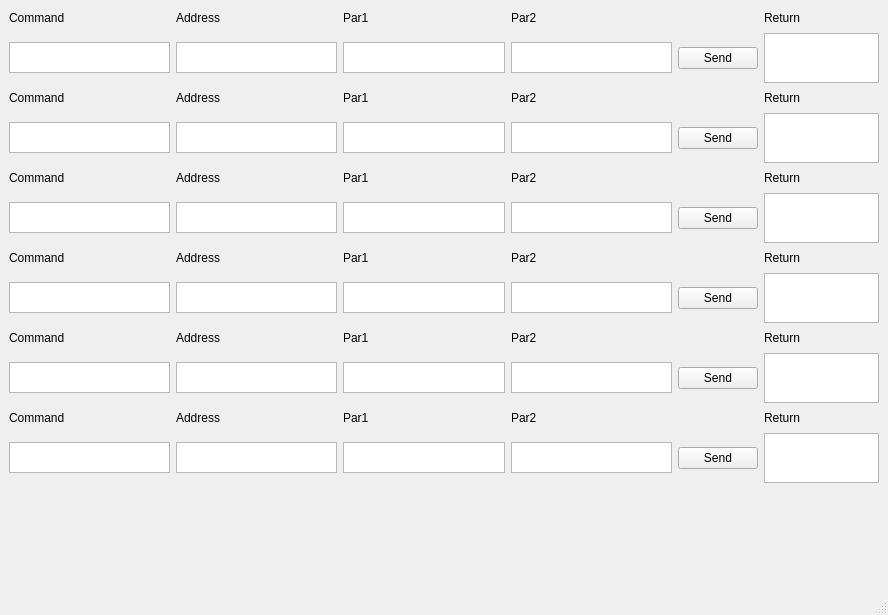
<?xml version="1.0" encoding="UTF-8"?>
<ui version="4.0">
 <class>MainWindow</class>
 <widget class="QMainWindow" name="MainWindow">
  <property name="geometry">
   <rect>
    <x>0</x>
    <y>0</y>
    <width>888</width>
    <height>615</height>
   </rect>
  </property>
  <property name="windowTitle">
   <string>EGSE TC</string>
  </property>
  <widget class="QWidget" name="centralwidget">
   <layout class="QVBoxLayout" name="verticalLayout">
    <item>
     <layout class="QGridLayout" name="gridLayout_2">
      <item row="1" column="2">
       <widget class="QTextEdit" name="textEdit_16">
        <property name="minimumSize">
         <size>
          <width>162</width>
          <height>31</height>
         </size>
        </property>
        <property name="maximumSize">
         <size>
          <width>16777215</width>
          <height>31</height>
         </size>
        </property>
        <property name="verticalScrollBarPolicy">
         <enum>Qt::ScrollBarAlwaysOff</enum>
        </property>
       </widget>
      </item>
      <item row="0" column="0">
       <widget class="QLabel" name="label_7">
        <property name="minimumSize">
         <size>
          <width>0</width>
          <height>18</height>
         </size>
        </property>
        <property name="maximumSize">
         <size>
          <width>16777215</width>
          <height>18</height>
         </size>
        </property>
        <property name="text">
         <string>Command</string>
        </property>
       </widget>
      </item>
      <item row="0" column="1">
       <widget class="QLabel" name="label_10">
        <property name="minimumSize">
         <size>
          <width>0</width>
          <height>18</height>
         </size>
        </property>
        <property name="maximumSize">
         <size>
          <width>16777215</width>
          <height>18</height>
         </size>
        </property>
        <property name="text">
         <string>Address</string>
        </property>
       </widget>
      </item>
      <item row="1" column="3">
       <widget class="QTextEdit" name="textEdit_17">
        <property name="minimumSize">
         <size>
          <width>161</width>
          <height>31</height>
         </size>
        </property>
        <property name="maximumSize">
         <size>
          <width>16777215</width>
          <height>31</height>
         </size>
        </property>
        <property name="verticalScrollBarPolicy">
         <enum>Qt::ScrollBarAlwaysOff</enum>
        </property>
       </widget>
      </item>
      <item row="1" column="4">
       <widget class="QPushButton" name="pushButton_4">
        <property name="text">
         <string>Send</string>
        </property>
       </widget>
      </item>
      <item row="1" column="1">
       <widget class="QTextEdit" name="textEdit_18">
        <property name="minimumSize">
         <size>
          <width>161</width>
          <height>31</height>
         </size>
        </property>
        <property name="maximumSize">
         <size>
          <width>16777215</width>
          <height>31</height>
         </size>
        </property>
        <property name="verticalScrollBarPolicy">
         <enum>Qt::ScrollBarAlwaysOff</enum>
        </property>
       </widget>
      </item>
      <item row="1" column="0">
       <widget class="QTextEdit" name="textEdit_19">
        <property name="minimumSize">
         <size>
          <width>161</width>
          <height>31</height>
         </size>
        </property>
        <property name="maximumSize">
         <size>
          <width>16777215</width>
          <height>31</height>
         </size>
        </property>
        <property name="verticalScrollBarPolicy">
         <enum>Qt::ScrollBarAlwaysOff</enum>
        </property>
       </widget>
      </item>
      <item row="0" column="3">
       <widget class="QLabel" name="label_11">
        <property name="minimumSize">
         <size>
          <width>0</width>
          <height>18</height>
         </size>
        </property>
        <property name="maximumSize">
         <size>
          <width>16777215</width>
          <height>18</height>
         </size>
        </property>
        <property name="text">
         <string>Par2</string>
        </property>
       </widget>
      </item>
      <item row="1" column="5">
       <widget class="QTextBrowser" name="textBrowser_7">
        <property name="minimumSize">
         <size>
          <width>115</width>
          <height>0</height>
         </size>
        </property>
        <property name="maximumSize">
         <size>
          <width>210</width>
          <height>50</height>
         </size>
        </property>
       </widget>
      </item>
      <item row="0" column="2">
       <widget class="QLabel" name="label_12">
        <property name="minimumSize">
         <size>
          <width>0</width>
          <height>18</height>
         </size>
        </property>
        <property name="maximumSize">
         <size>
          <width>16777215</width>
          <height>18</height>
         </size>
        </property>
        <property name="text">
         <string>Par1</string>
        </property>
       </widget>
      </item>
      <item row="0" column="5">
       <widget class="QLabel" name="label_44">
        <property name="minimumSize">
         <size>
          <width>0</width>
          <height>18</height>
         </size>
        </property>
        <property name="maximumSize">
         <size>
          <width>200</width>
          <height>18</height>
         </size>
        </property>
        <property name="text">
         <string>Return</string>
        </property>
       </widget>
      </item>
     </layout>
    </item>
    <item>
     <layout class="QGridLayout" name="gridLayout_3">
      <item row="1" column="2">
       <widget class="QTextEdit" name="textEdit_20">
        <property name="minimumSize">
         <size>
          <width>162</width>
          <height>31</height>
         </size>
        </property>
        <property name="maximumSize">
         <size>
          <width>16777215</width>
          <height>31</height>
         </size>
        </property>
        <property name="verticalScrollBarPolicy">
         <enum>Qt::ScrollBarAlwaysOff</enum>
        </property>
       </widget>
      </item>
      <item row="0" column="0">
       <widget class="QLabel" name="label_13">
        <property name="minimumSize">
         <size>
          <width>0</width>
          <height>18</height>
         </size>
        </property>
        <property name="maximumSize">
         <size>
          <width>16777215</width>
          <height>18</height>
         </size>
        </property>
        <property name="text">
         <string>Command</string>
        </property>
       </widget>
      </item>
      <item row="0" column="1">
       <widget class="QLabel" name="label_14">
        <property name="minimumSize">
         <size>
          <width>0</width>
          <height>18</height>
         </size>
        </property>
        <property name="maximumSize">
         <size>
          <width>16777215</width>
          <height>18</height>
         </size>
        </property>
        <property name="text">
         <string>Address</string>
        </property>
       </widget>
      </item>
      <item row="1" column="3">
       <widget class="QTextEdit" name="textEdit_21">
        <property name="minimumSize">
         <size>
          <width>161</width>
          <height>31</height>
         </size>
        </property>
        <property name="maximumSize">
         <size>
          <width>16777215</width>
          <height>31</height>
         </size>
        </property>
        <property name="verticalScrollBarPolicy">
         <enum>Qt::ScrollBarAlwaysOff</enum>
        </property>
       </widget>
      </item>
      <item row="1" column="4">
       <widget class="QPushButton" name="pushButton_5">
        <property name="text">
         <string>Send</string>
        </property>
       </widget>
      </item>
      <item row="1" column="1">
       <widget class="QTextEdit" name="textEdit_22">
        <property name="minimumSize">
         <size>
          <width>161</width>
          <height>31</height>
         </size>
        </property>
        <property name="maximumSize">
         <size>
          <width>16777215</width>
          <height>31</height>
         </size>
        </property>
        <property name="verticalScrollBarPolicy">
         <enum>Qt::ScrollBarAlwaysOff</enum>
        </property>
       </widget>
      </item>
      <item row="1" column="0">
       <widget class="QTextEdit" name="textEdit_23">
        <property name="minimumSize">
         <size>
          <width>161</width>
          <height>31</height>
         </size>
        </property>
        <property name="maximumSize">
         <size>
          <width>16777215</width>
          <height>31</height>
         </size>
        </property>
        <property name="verticalScrollBarPolicy">
         <enum>Qt::ScrollBarAlwaysOff</enum>
        </property>
       </widget>
      </item>
      <item row="0" column="3">
       <widget class="QLabel" name="label_15">
        <property name="minimumSize">
         <size>
          <width>0</width>
          <height>18</height>
         </size>
        </property>
        <property name="maximumSize">
         <size>
          <width>16777215</width>
          <height>18</height>
         </size>
        </property>
        <property name="text">
         <string>Par2</string>
        </property>
       </widget>
      </item>
      <item row="1" column="5">
       <widget class="QTextBrowser" name="textBrowser_8">
        <property name="minimumSize">
         <size>
          <width>115</width>
          <height>0</height>
         </size>
        </property>
        <property name="maximumSize">
         <size>
          <width>210</width>
          <height>50</height>
         </size>
        </property>
       </widget>
      </item>
      <item row="0" column="2">
       <widget class="QLabel" name="label_16">
        <property name="minimumSize">
         <size>
          <width>0</width>
          <height>18</height>
         </size>
        </property>
        <property name="maximumSize">
         <size>
          <width>16777215</width>
          <height>18</height>
         </size>
        </property>
        <property name="text">
         <string>Par1</string>
        </property>
       </widget>
      </item>
      <item row="0" column="5">
       <widget class="QLabel" name="label_45">
        <property name="minimumSize">
         <size>
          <width>0</width>
          <height>18</height>
         </size>
        </property>
        <property name="maximumSize">
         <size>
          <width>200</width>
          <height>18</height>
         </size>
        </property>
        <property name="text">
         <string>Return</string>
        </property>
       </widget>
      </item>
     </layout>
    </item>
    <item>
     <layout class="QGridLayout" name="gridLayout_4">
      <item row="1" column="2">
       <widget class="QTextEdit" name="textEdit_24">
        <property name="minimumSize">
         <size>
          <width>162</width>
          <height>31</height>
         </size>
        </property>
        <property name="maximumSize">
         <size>
          <width>16777215</width>
          <height>31</height>
         </size>
        </property>
        <property name="verticalScrollBarPolicy">
         <enum>Qt::ScrollBarAlwaysOff</enum>
        </property>
       </widget>
      </item>
      <item row="0" column="0">
       <widget class="QLabel" name="label_17">
        <property name="minimumSize">
         <size>
          <width>0</width>
          <height>18</height>
         </size>
        </property>
        <property name="maximumSize">
         <size>
          <width>16777215</width>
          <height>18</height>
         </size>
        </property>
        <property name="text">
         <string>Command</string>
        </property>
       </widget>
      </item>
      <item row="0" column="1">
       <widget class="QLabel" name="label_18">
        <property name="minimumSize">
         <size>
          <width>0</width>
          <height>18</height>
         </size>
        </property>
        <property name="maximumSize">
         <size>
          <width>16777215</width>
          <height>18</height>
         </size>
        </property>
        <property name="text">
         <string>Address</string>
        </property>
       </widget>
      </item>
      <item row="1" column="3">
       <widget class="QTextEdit" name="textEdit_25">
        <property name="minimumSize">
         <size>
          <width>161</width>
          <height>31</height>
         </size>
        </property>
        <property name="maximumSize">
         <size>
          <width>16777215</width>
          <height>31</height>
         </size>
        </property>
        <property name="verticalScrollBarPolicy">
         <enum>Qt::ScrollBarAlwaysOff</enum>
        </property>
       </widget>
      </item>
      <item row="1" column="4">
       <widget class="QPushButton" name="pushButton_6">
        <property name="text">
         <string>Send</string>
        </property>
       </widget>
      </item>
      <item row="1" column="1">
       <widget class="QTextEdit" name="textEdit_26">
        <property name="minimumSize">
         <size>
          <width>161</width>
          <height>31</height>
         </size>
        </property>
        <property name="maximumSize">
         <size>
          <width>16777215</width>
          <height>31</height>
         </size>
        </property>
        <property name="verticalScrollBarPolicy">
         <enum>Qt::ScrollBarAlwaysOff</enum>
        </property>
       </widget>
      </item>
      <item row="1" column="0">
       <widget class="QTextEdit" name="textEdit_27">
        <property name="minimumSize">
         <size>
          <width>161</width>
          <height>31</height>
         </size>
        </property>
        <property name="maximumSize">
         <size>
          <width>16777215</width>
          <height>31</height>
         </size>
        </property>
        <property name="verticalScrollBarPolicy">
         <enum>Qt::ScrollBarAlwaysOff</enum>
        </property>
       </widget>
      </item>
      <item row="0" column="3">
       <widget class="QLabel" name="label_19">
        <property name="minimumSize">
         <size>
          <width>0</width>
          <height>18</height>
         </size>
        </property>
        <property name="maximumSize">
         <size>
          <width>16777215</width>
          <height>18</height>
         </size>
        </property>
        <property name="text">
         <string>Par2</string>
        </property>
       </widget>
      </item>
      <item row="1" column="5">
       <widget class="QTextBrowser" name="textBrowser_9">
        <property name="minimumSize">
         <size>
          <width>115</width>
          <height>0</height>
         </size>
        </property>
        <property name="maximumSize">
         <size>
          <width>210</width>
          <height>50</height>
         </size>
        </property>
       </widget>
      </item>
      <item row="0" column="2">
       <widget class="QLabel" name="label_20">
        <property name="minimumSize">
         <size>
          <width>0</width>
          <height>18</height>
         </size>
        </property>
        <property name="maximumSize">
         <size>
          <width>16777215</width>
          <height>18</height>
         </size>
        </property>
        <property name="text">
         <string>Par1</string>
        </property>
       </widget>
      </item>
      <item row="0" column="5">
       <widget class="QLabel" name="label_46">
        <property name="minimumSize">
         <size>
          <width>0</width>
          <height>18</height>
         </size>
        </property>
        <property name="maximumSize">
         <size>
          <width>200</width>
          <height>18</height>
         </size>
        </property>
        <property name="text">
         <string>Return</string>
        </property>
       </widget>
      </item>
     </layout>
    </item>
    <item>
     <layout class="QGridLayout" name="gridLayout_5">
      <item row="1" column="2">
       <widget class="QTextEdit" name="textEdit_28">
        <property name="minimumSize">
         <size>
          <width>162</width>
          <height>31</height>
         </size>
        </property>
        <property name="maximumSize">
         <size>
          <width>16777215</width>
          <height>31</height>
         </size>
        </property>
        <property name="verticalScrollBarPolicy">
         <enum>Qt::ScrollBarAlwaysOff</enum>
        </property>
       </widget>
      </item>
      <item row="0" column="0">
       <widget class="QLabel" name="label_21">
        <property name="minimumSize">
         <size>
          <width>0</width>
          <height>18</height>
         </size>
        </property>
        <property name="maximumSize">
         <size>
          <width>16777215</width>
          <height>18</height>
         </size>
        </property>
        <property name="text">
         <string>Command</string>
        </property>
       </widget>
      </item>
      <item row="0" column="1">
       <widget class="QLabel" name="label_22">
        <property name="minimumSize">
         <size>
          <width>0</width>
          <height>18</height>
         </size>
        </property>
        <property name="maximumSize">
         <size>
          <width>16777215</width>
          <height>18</height>
         </size>
        </property>
        <property name="text">
         <string>Address</string>
        </property>
       </widget>
      </item>
      <item row="1" column="3">
       <widget class="QTextEdit" name="textEdit_29">
        <property name="minimumSize">
         <size>
          <width>161</width>
          <height>31</height>
         </size>
        </property>
        <property name="maximumSize">
         <size>
          <width>16777215</width>
          <height>31</height>
         </size>
        </property>
        <property name="verticalScrollBarPolicy">
         <enum>Qt::ScrollBarAlwaysOff</enum>
        </property>
       </widget>
      </item>
      <item row="1" column="4">
       <widget class="QPushButton" name="pushButton_7">
        <property name="text">
         <string>Send</string>
        </property>
       </widget>
      </item>
      <item row="1" column="1">
       <widget class="QTextEdit" name="textEdit_30">
        <property name="minimumSize">
         <size>
          <width>161</width>
          <height>31</height>
         </size>
        </property>
        <property name="maximumSize">
         <size>
          <width>16777215</width>
          <height>31</height>
         </size>
        </property>
        <property name="verticalScrollBarPolicy">
         <enum>Qt::ScrollBarAlwaysOff</enum>
        </property>
       </widget>
      </item>
      <item row="1" column="0">
       <widget class="QTextEdit" name="textEdit_31">
        <property name="minimumSize">
         <size>
          <width>161</width>
          <height>31</height>
         </size>
        </property>
        <property name="maximumSize">
         <size>
          <width>16777215</width>
          <height>31</height>
         </size>
        </property>
        <property name="verticalScrollBarPolicy">
         <enum>Qt::ScrollBarAlwaysOff</enum>
        </property>
       </widget>
      </item>
      <item row="0" column="3">
       <widget class="QLabel" name="label_23">
        <property name="minimumSize">
         <size>
          <width>0</width>
          <height>18</height>
         </size>
        </property>
        <property name="maximumSize">
         <size>
          <width>16777215</width>
          <height>18</height>
         </size>
        </property>
        <property name="text">
         <string>Par2</string>
        </property>
       </widget>
      </item>
      <item row="1" column="5">
       <widget class="QTextBrowser" name="textBrowser_10">
        <property name="minimumSize">
         <size>
          <width>115</width>
          <height>0</height>
         </size>
        </property>
        <property name="maximumSize">
         <size>
          <width>210</width>
          <height>50</height>
         </size>
        </property>
       </widget>
      </item>
      <item row="0" column="2">
       <widget class="QLabel" name="label_24">
        <property name="minimumSize">
         <size>
          <width>0</width>
          <height>18</height>
         </size>
        </property>
        <property name="maximumSize">
         <size>
          <width>16777215</width>
          <height>18</height>
         </size>
        </property>
        <property name="text">
         <string>Par1</string>
        </property>
       </widget>
      </item>
      <item row="0" column="5">
       <widget class="QLabel" name="label_47">
        <property name="minimumSize">
         <size>
          <width>0</width>
          <height>18</height>
         </size>
        </property>
        <property name="maximumSize">
         <size>
          <width>200</width>
          <height>18</height>
         </size>
        </property>
        <property name="text">
         <string>Return</string>
        </property>
       </widget>
      </item>
     </layout>
    </item>
    <item>
     <layout class="QGridLayout" name="gridLayout_6">
      <item row="1" column="2">
       <widget class="QTextEdit" name="textEdit_32">
        <property name="minimumSize">
         <size>
          <width>162</width>
          <height>31</height>
         </size>
        </property>
        <property name="maximumSize">
         <size>
          <width>16777215</width>
          <height>31</height>
         </size>
        </property>
        <property name="verticalScrollBarPolicy">
         <enum>Qt::ScrollBarAlwaysOff</enum>
        </property>
       </widget>
      </item>
      <item row="0" column="0">
       <widget class="QLabel" name="label_25">
        <property name="minimumSize">
         <size>
          <width>0</width>
          <height>18</height>
         </size>
        </property>
        <property name="maximumSize">
         <size>
          <width>16777215</width>
          <height>18</height>
         </size>
        </property>
        <property name="text">
         <string>Command</string>
        </property>
       </widget>
      </item>
      <item row="0" column="1">
       <widget class="QLabel" name="label_26">
        <property name="minimumSize">
         <size>
          <width>0</width>
          <height>18</height>
         </size>
        </property>
        <property name="maximumSize">
         <size>
          <width>16777215</width>
          <height>18</height>
         </size>
        </property>
        <property name="text">
         <string>Address</string>
        </property>
       </widget>
      </item>
      <item row="1" column="3">
       <widget class="QTextEdit" name="textEdit_33">
        <property name="minimumSize">
         <size>
          <width>161</width>
          <height>31</height>
         </size>
        </property>
        <property name="maximumSize">
         <size>
          <width>16777215</width>
          <height>31</height>
         </size>
        </property>
        <property name="verticalScrollBarPolicy">
         <enum>Qt::ScrollBarAlwaysOff</enum>
        </property>
       </widget>
      </item>
      <item row="1" column="4">
       <widget class="QPushButton" name="pushButton_8">
        <property name="text">
         <string>Send</string>
        </property>
       </widget>
      </item>
      <item row="1" column="1">
       <widget class="QTextEdit" name="textEdit_34">
        <property name="minimumSize">
         <size>
          <width>161</width>
          <height>31</height>
         </size>
        </property>
        <property name="maximumSize">
         <size>
          <width>16777215</width>
          <height>31</height>
         </size>
        </property>
        <property name="verticalScrollBarPolicy">
         <enum>Qt::ScrollBarAlwaysOff</enum>
        </property>
       </widget>
      </item>
      <item row="1" column="0">
       <widget class="QTextEdit" name="textEdit_35">
        <property name="minimumSize">
         <size>
          <width>161</width>
          <height>31</height>
         </size>
        </property>
        <property name="maximumSize">
         <size>
          <width>16777215</width>
          <height>31</height>
         </size>
        </property>
        <property name="verticalScrollBarPolicy">
         <enum>Qt::ScrollBarAlwaysOff</enum>
        </property>
       </widget>
      </item>
      <item row="0" column="3">
       <widget class="QLabel" name="label_27">
        <property name="minimumSize">
         <size>
          <width>0</width>
          <height>18</height>
         </size>
        </property>
        <property name="maximumSize">
         <size>
          <width>16777215</width>
          <height>18</height>
         </size>
        </property>
        <property name="text">
         <string>Par2</string>
        </property>
       </widget>
      </item>
      <item row="1" column="5">
       <widget class="QTextBrowser" name="textBrowser_11">
        <property name="minimumSize">
         <size>
          <width>115</width>
          <height>0</height>
         </size>
        </property>
        <property name="maximumSize">
         <size>
          <width>210</width>
          <height>50</height>
         </size>
        </property>
       </widget>
      </item>
      <item row="0" column="2">
       <widget class="QLabel" name="label_28">
        <property name="minimumSize">
         <size>
          <width>0</width>
          <height>18</height>
         </size>
        </property>
        <property name="maximumSize">
         <size>
          <width>16777215</width>
          <height>18</height>
         </size>
        </property>
        <property name="text">
         <string>Par1</string>
        </property>
       </widget>
      </item>
      <item row="0" column="5">
       <widget class="QLabel" name="label_48">
        <property name="minimumSize">
         <size>
          <width>0</width>
          <height>18</height>
         </size>
        </property>
        <property name="maximumSize">
         <size>
          <width>200</width>
          <height>18</height>
         </size>
        </property>
        <property name="text">
         <string>Return</string>
        </property>
       </widget>
      </item>
     </layout>
    </item>
    <item>
     <layout class="QGridLayout" name="gridLayout_7">
      <item row="1" column="2">
       <widget class="QTextEdit" name="textEdit_36">
        <property name="minimumSize">
         <size>
          <width>162</width>
          <height>31</height>
         </size>
        </property>
        <property name="maximumSize">
         <size>
          <width>16777215</width>
          <height>31</height>
         </size>
        </property>
        <property name="verticalScrollBarPolicy">
         <enum>Qt::ScrollBarAlwaysOff</enum>
        </property>
       </widget>
      </item>
      <item row="0" column="0">
       <widget class="QLabel" name="label_29">
        <property name="minimumSize">
         <size>
          <width>0</width>
          <height>18</height>
         </size>
        </property>
        <property name="maximumSize">
         <size>
          <width>16777215</width>
          <height>18</height>
         </size>
        </property>
        <property name="text">
         <string>Command</string>
        </property>
       </widget>
      </item>
      <item row="0" column="1">
       <widget class="QLabel" name="label_30">
        <property name="minimumSize">
         <size>
          <width>0</width>
          <height>18</height>
         </size>
        </property>
        <property name="maximumSize">
         <size>
          <width>16777215</width>
          <height>18</height>
         </size>
        </property>
        <property name="text">
         <string>Address</string>
        </property>
       </widget>
      </item>
      <item row="1" column="1">
       <widget class="QTextEdit" name="textEdit_38">
        <property name="minimumSize">
         <size>
          <width>161</width>
          <height>31</height>
         </size>
        </property>
        <property name="maximumSize">
         <size>
          <width>16777215</width>
          <height>31</height>
         </size>
        </property>
        <property name="verticalScrollBarPolicy">
         <enum>Qt::ScrollBarAlwaysOff</enum>
        </property>
       </widget>
      </item>
      <item row="1" column="3">
       <widget class="QTextEdit" name="textEdit_37">
        <property name="minimumSize">
         <size>
          <width>161</width>
          <height>31</height>
         </size>
        </property>
        <property name="maximumSize">
         <size>
          <width>16777215</width>
          <height>31</height>
         </size>
        </property>
        <property name="verticalScrollBarPolicy">
         <enum>Qt::ScrollBarAlwaysOff</enum>
        </property>
       </widget>
      </item>
      <item row="1" column="4">
       <widget class="QPushButton" name="pushButton_9">
        <property name="text">
         <string>Send</string>
        </property>
       </widget>
      </item>
      <item row="1" column="0">
       <widget class="QTextEdit" name="textEdit_39">
        <property name="minimumSize">
         <size>
          <width>161</width>
          <height>31</height>
         </size>
        </property>
        <property name="maximumSize">
         <size>
          <width>16777215</width>
          <height>31</height>
         </size>
        </property>
        <property name="verticalScrollBarPolicy">
         <enum>Qt::ScrollBarAlwaysOff</enum>
        </property>
       </widget>
      </item>
      <item row="1" column="5">
       <widget class="QTextBrowser" name="textBrowser_12">
        <property name="minimumSize">
         <size>
          <width>115</width>
          <height>0</height>
         </size>
        </property>
        <property name="maximumSize">
         <size>
          <width>210</width>
          <height>50</height>
         </size>
        </property>
       </widget>
      </item>
      <item row="0" column="3">
       <widget class="QLabel" name="label_31">
        <property name="minimumSize">
         <size>
          <width>0</width>
          <height>18</height>
         </size>
        </property>
        <property name="maximumSize">
         <size>
          <width>16777215</width>
          <height>18</height>
         </size>
        </property>
        <property name="text">
         <string>Par2</string>
        </property>
       </widget>
      </item>
      <item row="0" column="2">
       <widget class="QLabel" name="label_32">
        <property name="minimumSize">
         <size>
          <width>0</width>
          <height>18</height>
         </size>
        </property>
        <property name="maximumSize">
         <size>
          <width>16777215</width>
          <height>18</height>
         </size>
        </property>
        <property name="text">
         <string>Par1</string>
        </property>
       </widget>
      </item>
      <item row="0" column="5">
       <widget class="QLabel" name="label_49">
        <property name="minimumSize">
         <size>
          <width>0</width>
          <height>18</height>
         </size>
        </property>
        <property name="maximumSize">
         <size>
          <width>200</width>
          <height>18</height>
         </size>
        </property>
        <property name="text">
         <string>Return</string>
        </property>
       </widget>
      </item>
      <item row="2" column="2">
       <spacer name="verticalSpacer">
        <property name="orientation">
         <enum>Qt::Vertical</enum>
        </property>
        <property name="sizeType">
         <enum>QSizePolicy::Maximum</enum>
        </property>
        <property name="sizeHint" stdset="0">
         <size>
          <width>20</width>
          <height>999999</height>
         </size>
        </property>
       </spacer>
      </item>
     </layout>
    </item>
   </layout>
  </widget>
  <widget class="QStatusBar" name="statusbar"/>
 </widget>
 <resources/>
 <connections/>
</ui>
